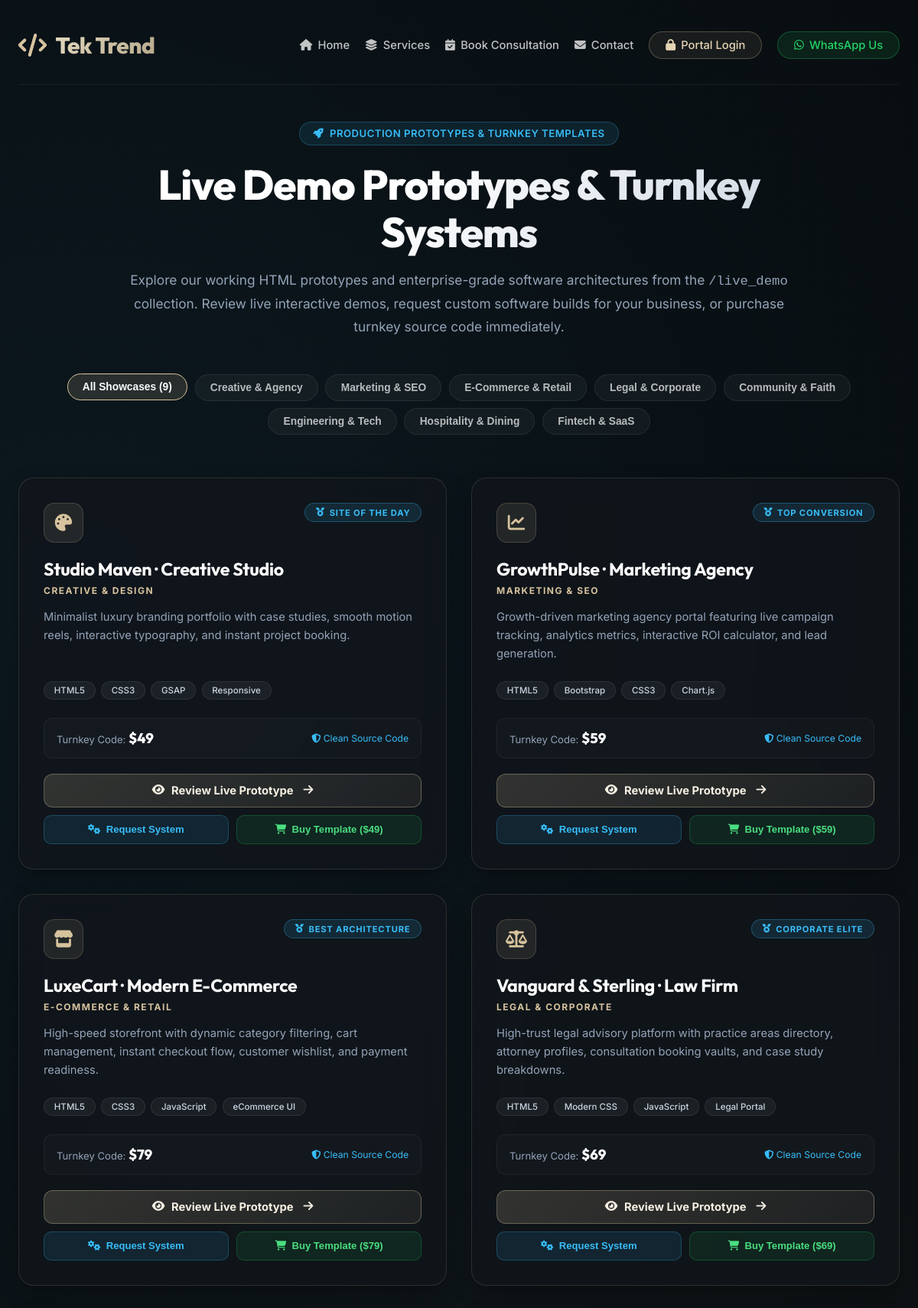
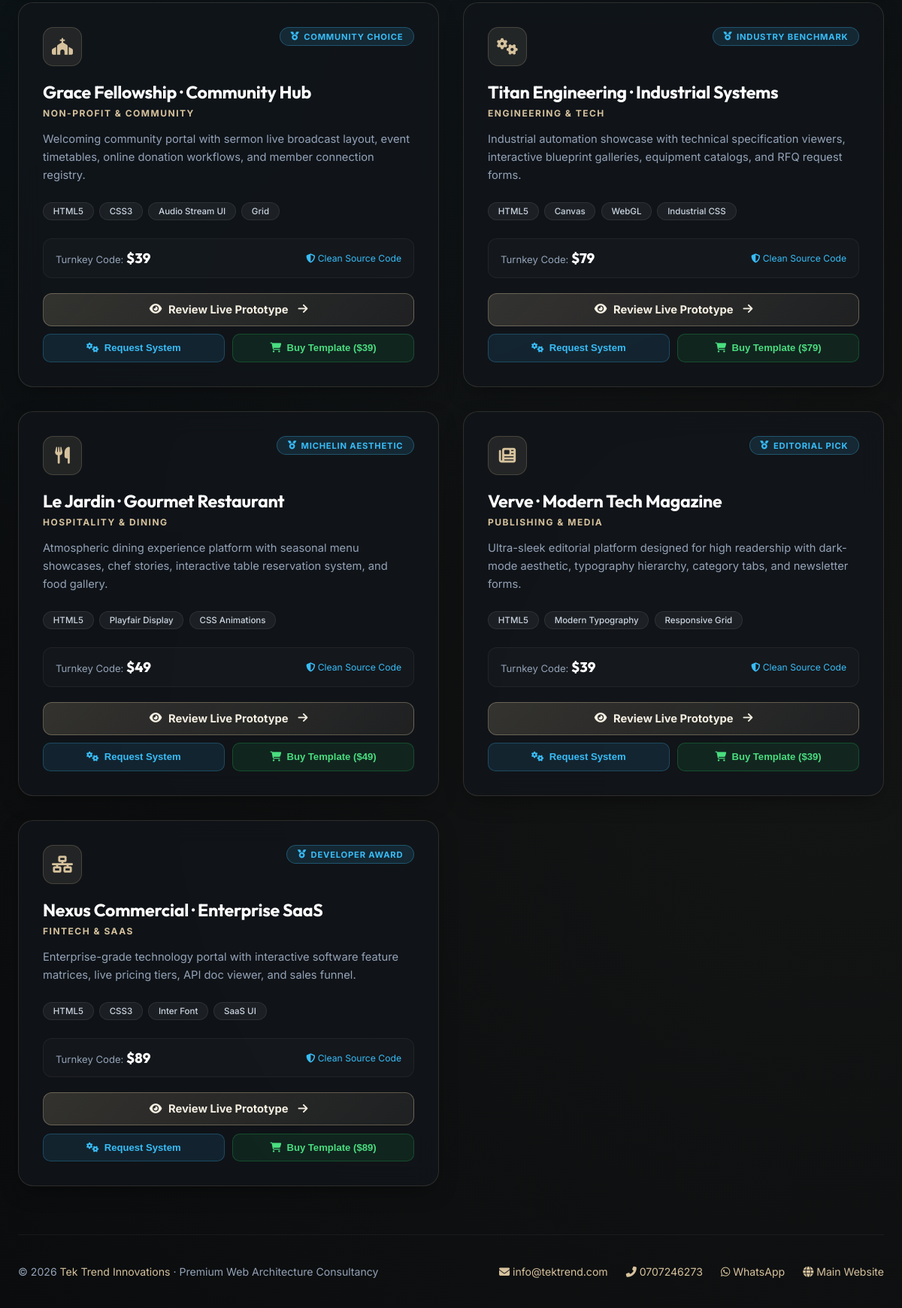
/live-demos, run on the app's committed database (2 pictures, top to bottom).
### tables this page shows
CREATE TABLE IF NOT EXISTS `portfolio_demos` (
    `id` INT UNSIGNED NOT NULL AUTO_INCREMENT,
    `title` VARCHAR(255) NOT NULL,
    `category` VARCHAR(100) NOT NULL,
    `short_description` TEXT DEFAULT NULL,
    `icon` VARCHAR(100) DEFAULT 'fas fa-laptop-code',
    `demo_type` VARCHAR(50) DEFAULT 'external',
    `demo_url` VARCHAR(500) NOT NULL,
    `hosting_domain` VARCHAR(255) DEFAULT NULL,
    `tech_stack` VARCHAR(255) DEFAULT 'PHP, HTML, CSS',
    `preview_image` VARCHAR(500) DEFAULT NULL,
    `award_badge` VARCHAR(100) DEFAULT NULL,
    `price` DECIMAL(10,2) DEFAULT 49.00,
    `is_featured` TINYINT(1) DEFAULT 1,
    `sort_order` INT DEFAULT 0,
    `created_at` TIMESTAMP DEFAULT CURRENT_TIMESTAMP,
    `updated_at` TIMESTAMP DEFAULT CURRENT_TIMESTAMP ON UPDATE CURRENT_TIMESTAMP,
    PRIMARY KEY (`id`),
    KEY `category` (`category`),
    KEY `is_featured` (`is_featured`),
    KEY `sort_order` (`sort_order`)
);

### app/views/home/demos.php (the view, shortened to what the rows shown need)
<?php
$companyPhone = $settings['company_phone'] ?? '0707246273';
$companyWhatsApp = $settings['company_whatsapp'] ?? '254707246273';
$companyEmail = $settings['company_email'] ?? 'info@tektrend.com';
?>
<!DOCTYPE html>
<html lang="en">
<head>
  <link rel="stylesheet" href="https://cdnjs.cloudflare.com/ajax/libs/font-awesome/6.5.1/css/all.min.css">
</head>
<body>
  <div class="container">
    <header class="header">
      <a href="<?= eurl('/') ?>" class="logo"><i class="fas fa-code"></i> Tek Trend</a>
      <div class="header-actions">
        <a href="<?= eurl('/') ?>"><i class="fas fa-home"></i> Home</a>
        <a href="<?= eurl('/#portfolio') ?>"><i class="fas fa-layer-group"></i> Services</a>
        <a href="<?= eurl('/#consultation') ?>"><i class="fas fa-calendar-check"></i> Book Consultation</a>
        <a href="<?= eurl('/#contact') ?>"><i class="fas fa-envelope"></i> Contact</a>
        <?php if (isset($_SESSION['user_id'])): ?>
          <a href="<?= eurl('/dashboard') ?>" class="btn-outline"><i class="fas fa-chart-pie"></i> Portal Dashboard</a>
        <?php else: ?>
          <a href="<?= eurl('/login') ?>" class="btn-outline"><i class="fas fa-lock"></i> Portal Login</a>
        <?php endif; ?>
        <a href="https://wa.me/<?= $companyWhatsApp ?>?text=Hello%20Tek%20Trend,%20I%20am%20exploring%20your%20Live%20Demo%20Prototypes%20and%20turnkey%20systems." target="_blank" class="btn-outline btn-whatsapp">
          <i class="fab fa-whatsapp"></i> WhatsApp Us
        </a>
      </div>
    </header>
    <div class="intro-banner">
      <div class="intro-pill"><i class="fas fa-rocket"></i> Production Prototypes & Turnkey Templates</div>
      <h1>Live Demo Prototypes & Turnkey Systems</h1>
      <p>Explore our working HTML prototypes and enterprise-grade software architectures from the <code>/live_demo</code> collection. Review live interactive demos, request custom software builds for your business, or purchase turnkey source code immediately.</p>
    </div>
    <div class="filter-bar">
      <button class="filter-btn active" onclick="filterDemos('all')">All Showcases (<?= count($demos) ?>)</button>
      <button class="filter-btn" onclick="filterDemos('creative')">Creative & Agency</button>
      <button class="filter-btn" onclick="filterDemos('marketing')">Marketing & SEO</button>
      <button class="filter-btn" onclick="filterDemos('ecommerce')">E-Commerce & Retail</button>
      <button class="filter-btn" onclick="filterDemos('legal')">Legal & Corporate</button>
      <button class="filter-btn" onclick="filterDemos('community')">Community & Faith</button>
      <button class="filter-btn" onclick="filterDemos('engineering')">Engineering & Tech</button>
      <button class="filter-btn" onclick="filterDemos('hospitality')">Hospitality & Dining</button>
      <button class="filter-btn" onclick="filterDemos('saas')">Fintech & SaaS</button>
    </div>
    <div class="demo-grid" id="demoGrid">
      <?php foreach ($demos as $demo): ?>
        <?php
          $catLower = strtolower($demo['category']);
          $dataFilter = 'all';
          if (strpos($catLower, 'creative') !== false || strpos($catLower, 'design') !== false) $dataFilter .= ' creative';
          if (strpos($catLower, 'marketing') !== false || strpos($catLower, 'seo') !== false) $dataFilter .= ' marketing';
          if (strpos($catLower, 'commerce') !== false || strpos($catLower, 'retail') !== false) $dataFilter .= ' ecommerce';
          if (strpos($catLower, 'legal') !== false || strpos($catLower, 'corporate') !== false) $dataFilter .= ' legal';
          if (strpos($catLower, 'church') !== false || strpos($catLower, 'community') !== false || strpos($catLower, 'non-profit') !== false) $dataFilter .= ' community';
          if (strpos($catLower, 'engineering') !== false || strpos($catLower, 'industrial') !== false) $dataFilter .= ' engineering';
          if (strpos($catLower, 'restaurant') !== false || strpos($catLower, 'hospitality') !== false || strpos($catLower, 'dining') !== false) $dataFilter .= ' hospitality';
          if (strpos($catLower, 'saas') !== false || strpos($catLower, 'fintech') !== false || strpos($catLower, 'publishing') !== false) $dataFilter .= ' saas';
          $priceVal = !empty($demo['price']) ? (float)$demo['price'] : 49.00;
        ?>
        <div class="demo-card" data-category="<?= $dataFilter ?>">
          <div class="card-top-row">
            <div class="icon-wrap">
              <i class="<?= sanitize($demo['icon'] ?? 'fas fa-laptop-code') ?>"></i>
            </div>
            <?php if (!empty($demo['award_badge'])): ?>
              <div class="award-pill"><i class="fas fa-medal"></i> <?= sanitize($demo['award_badge']) ?></div>
            <?php else: ?>
              <div class="award-pill"><i class="fas fa-code"></i> Turnkey Template</div>
            <?php endif; ?>
          </div>
          <h3><?= sanitize($demo['title']) ?></h3>
          <div class="category"><?= sanitize($demo['category']) ?></div>
          <p><?= sanitize($demo['short_description']) ?></p>
          <?php if (!empty($demo['tech_stack'])): ?>
            <div class="tech-stack">
              <?php foreach (explode(',', $demo['tech_stack']) as $tag): ?>
                <span><?= trim(sanitize($tag)) ?></span>
              <?php endforeach; ?>
            </div>
          <?php endif; ?>
          <div class="pricing-bar">
            <div class="price-tag">Turnkey Code: <strong>$<?= number_format($priceVal, 0) ?></strong></div>
            <div style="font-size: 0.76rem; color: #38bdf8;"><i class="fas fa-shield-alt"></i> Clean Source Code</div>
          </div>
          <div class="action-group">
            <a href="<?= eurl($demo['demo_url']) ?>" class="btn-preview" target="_blank">
              <i class="fas fa-eye"></i> Review Live Prototype <i class="fas fa-arrow-right" style="margin-left: 4px;"></i>
            </a>
            <button type="button" class="btn-action-sub btn-request"
                    onclick="openRequestModal('<?= htmlspecialchars(addslashes($demo['title']), ENT_QUOTES) ?>')">
              <i class="fas fa-cogs"></i> Request System
            </button>
            <button type="button" class="btn-action-sub btn-buy"
                    onclick="openBuyModal('<?= htmlspecialchars(addslashes($demo['title']), ENT_QUOTES) ?>', '<?= $priceVal ?>')">
              <i class="fas fa-shopping-cart"></i> Buy Template ($<?= number_format($priceVal, 0) ?>)
            </button>
          </div>
        </div>
      <?php endforeach; ?>
    </div>
    <footer class="footer">
      <span>&copy; <?= date('Y') ?> <a href="<?= eurl('/') ?>">Tek Trend Innovations</a> · Premium Web Architecture Consultancy</span>
      <span style="display: flex; gap: 1.5rem; flex-wrap: wrap;">
        <a href="mailto:<?= sanitize($companyEmail) ?>"><i class="fas fa-envelope"></i> <?= sanitize($companyEmail) ?></a>
        <a href="tel:<?= sanitize($companyPhone) ?>"><i class="fas fa-phone-alt"></i> <?= sanitize($companyPhone) ?></a>
        <a href="https://wa.me/<?= $companyWhatsApp ?>" target="_blank"><i class="fab fa-whatsapp"></i> WhatsApp</a>
        <a href="<?= eurl('/') ?>"><i class="fas fa-globe"></i> Main Website</a>
      </span>
    </footer>
  </div>
</body>
</html>

### app/core/Router.php (shortened to what the rows shown need)
<?php
class Router {
    private $routes = [];
    private function addRoute($method, $path, $handler, $middleware = []) {
        $this->routes[] = [
            'method'      => $method,
            'path'        => $path,
            'handler'     => $handler,
            'middleware'  => $middleware
        ];
    }
    public function dispatch() {
        $requestPath = parse_url($_SERVER['REQUEST_URI'], PHP_URL_PATH);
        $requestPath = '/' . ltrim($requestPath, '/');
        foreach ($this->routes as $route) {
            $pattern = preg_replace('#\{[^}]+\}#', '([^/]+)', $route['path']);
            $pattern = '#^' . $pattern . '$#';
            if (preg_match($pattern, $requestPath, $matches)) {
                $params = [];
                $this->executeHandler($route['handler'], $params);
                return;
            }
        }
    }
    private function executeHandler($handler, $params = []) {
        if (is_string($handler)) {
            $parts = explode('@', $handler);
            if (count($parts) === 2) {
                $controllerName = $parts[0];
                $methodName = $parts[1];
                if (class_exists($controllerName)) {
                    $controller = new $controllerName();
                    if (method_exists($controller, $methodName)) {
                        call_user_func_array([$controller, $methodName], $params);
                        return;
                    }
                }
            }
        }
    }
}

### data on the page
portfolio_demos: award_badge "SITE OF THE DAY", title "Studio Maven · Creative Studio", category "CREATIVE & DESIGN", short_description "Minimalist luxury branding portfolio with case studies, smooth motion reels, interactive typography, and instant project booking.", tech_stack "HTML5", tech_stack "CSS3", tech_stack "GSAP", tech_stack "Responsive", price "49"
portfolio_demos: award_badge "TOP CONVERSION", title "GrowthPulse · Marketing Agency", category "MARKETING & SEO", short_description "Growth-driven marketing agency portal featuring live campaign tracking, analytics metrics, interactive ROI calculator, and lead generation.", tech_stack "HTML5", tech_stack "Bootstrap", tech_stack "CSS3", tech_stack "Chart.js", price "59"
portfolio_demos: award_badge "BEST ARCHITECTURE", title "LuxeCart · Modern E-Commerce", category "E-COMMERCE & RETAIL", short_description "High-speed storefront with dynamic category filtering, cart management, instant checkout flow, customer wishlist, and payment readiness.", tech_stack "HTML5", tech_stack "CSS3", tech_stack "JavaScript", tech_stack "eCommerce UI", price "79"
portfolio_demos: award_badge "CORPORATE ELITE", title "Vanguard & Sterling · Law Firm", category "LEGAL & CORPORATE", short_description "High-trust legal advisory platform with practice areas directory, attorney profiles, consultation booking vaults, and case study breakdowns.", tech_stack "HTML5", tech_stack "Modern CSS", tech_stack "JavaScript", tech_stack "Legal Portal", price "69"
portfolio_demos: award_badge "COMMUNITY CHOICE", title "Grace Fellowship · Community Hub", category "NON-PROFIT & COMMUNITY", short_description "Welcoming community portal with sermon live broadcast layout, event timetables, online donation workflows, and member connection registry.", tech_stack "HTML5", tech_stack "CSS3", tech_stack "Audio Stream UI", tech_stack "Grid", price "39"
portfolio_demos: award_badge "INDUSTRY BENCHMARK", title "Titan Engineering · Industrial Systems", category "ENGINEERING & TECH", short_description "Industrial automation showcase with technical specification viewers, interactive blueprint galleries, equipment catalogs, and RFQ request forms.", tech_stack "HTML5", tech_stack "Canvas", tech_stack "WebGL", tech_stack "Industrial CSS", price "79"
portfolio_demos: award_badge "MICHELIN AESTHETIC", title "Le Jardin · Gourmet Restaurant", category "HOSPITALITY & DINING", short_description "Atmospheric dining experience platform with seasonal menu showcases, chef stories, interactive table reservation system, and food gallery.", tech_stack "HTML5", tech_stack "Playfair Display", tech_stack "CSS Animations", price "49"
portfolio_demos: award_badge "EDITORIAL PICK", title "Verve · Modern Tech Magazine", category "PUBLISHING & MEDIA", short_description "Ultra-sleek editorial platform designed for high readership with dark-mode aesthetic, typography hierarchy, category tabs, and newsletter forms.", tech_stack "HTML5", tech_stack "Modern Typography", tech_stack "Responsive Grid", price "39"
portfolio_demos: award_badge "DEVELOPER AWARD", title "Nexus Commercial · Enterprise SaaS", category "FINTECH & SAAS", short_description "Enterprise-grade technology portal with interactive software feature matrices, live pricing tiers, API doc viewer, and sales funnel.", tech_stack "HTML5", tech_stack "CSS3", tech_stack "Inter Font", tech_stack "SaaS UI", price "89"

### other printed values
count($demos) "9"
$companyEmail "info@tektrend.com"
$companyPhone "0707246273"
